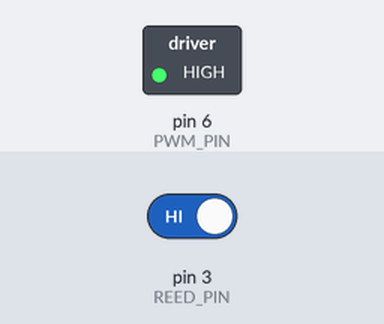
The sketch below on a simulated Arduino Uno, built with avr-gcc and run on an emulated ATmega328P. Shown: switched loads named in the sketch (green lamp = pin HIGH). The inputs (shaded band) are chosen by the test bench; at power-on: pin 3 (REED_PIN) HIGH. Random numbers use the default seed unless the sketch sets one.

Above: at 1.2 s.
1.3 s: pin 3 (REED_PIN) driven LOW
Timing chart, 0 to 4.3 s (numbered marks = the images above; inputs shaded):
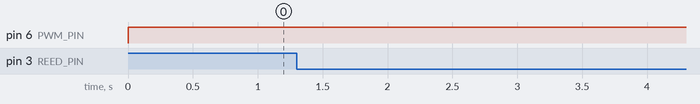

The sketch:

Holzrad_Software.ino
```cpp
//Version: Holzrad Test für Trudelhaus 30.6.20
// define pin numbers
#define GND_PIN 7
#define PWM_PIN 6
#define REED_PIN 3
// set new speed
#define SPEED_DEFAULT 255
#define SPEED_CHANGE_DELAY 100 //change speed every SPEED_CHANGE_DELAY milliseconds about SPEED_CHANGE towards speed_target
#define SPEED_CHANGE 20
#define SPEED_RANDOM 0 //speed_target = SPEED_DEFAULT + random(-SPEED_RANDOM, + SPEED_RANDOM)
#define SPEED_STOP 255 //Minimaler Speed, bei welchem der Motor sich noch bewegen kann
// max time allowed to stand still for safety reasons in ms
#define MAX_NOT_MOVE_TIME 100000 //Falls er X Sekunden lang keine Umdrehung schafft, wird speed erhöht
// set subtarget
#define SUBTARGET_DISTANCE 1
#define SUBTARGET_RANDOM 0
// set target
#define TARGET_MIN_DISTANCE 1 // minimum distance between two targets
#define TARGET_MAX_DISTANCE 4 // maximum distance between two targets (hat Serafin gecodet)
// debug
#define DEBUG_SPEED_CHANGE 16    //Veränderungswert bei ein mal > oder < Drücken im App
#define DEBUG_SLOW_DOWN_DELAY 80 //Bremsgeschw. im Manuell-Modus
#define DEBUG_SLOW_DOWN_CHANGE 9 //Bremsgeschw. im Manuell-Modus
// take a break
#define TIME_RANDOM_MIN 2000 //Minimale Pausenlänge zwischen Fahrsequenzen
#define TIME_RANDOM_MAX 80000 //Maximale Pausenlänge zwischen Fahrsequenzen
// debounce
#define TIME_DEBOUNCE 35 //Wert um Reed-Sensor zu optimieren

// position variables
volatile int position;
enum directions
{
  FORWARD, // increasing position
  BACKWARD // decreasing position
};
int speed = 255;
directions direction = FORWARD;
bool changed = true; // did speed or direction change?
int break_time;
int limit = 17;
int target = 0;    // position to reach
int subtarget = 0; // next time to change speed
int speed_target = SPEED_DEFAULT;
unsigned long last_speed_change = 0;
unsigned long last_position_change = 0;

// debounce
unsigned long first_time_rising = 0;
bool incremented = true;

// control variables
bool debug_mode = false; // is it controlled manually?
unsigned long continue_at = 0;
bool slow_down = false;
unsigned long last_time_slowed = 0;

void setup()
{
  // initialize pins
  pinMode(GND_PIN, OUTPUT);
  pinMode(PWM_PIN, OUTPUT);
  pinMode(REED_PIN, INPUT_PULLUP);

  // register interrupts
  attachInterrupt(digitalPinToInterrupt(REED_PIN), reed_count, FALLING);
}

void loop()
{
  // check if target is reached
  if ((direction == FORWARD and position >= target) or (direction == BACKWARD and position <= target))
  {

    // maybe take a break
    break_time = random(TIME_RANDOM_MIN, TIME_RANDOM_MAX);
    continue_at = millis() + break_time;

    // do not take a break at start
    if (target == 0)
    {
      continue_at = millis();
    }

    // set new target
    // try to find a new target that is at least TARGET_MIN_DISTANCE away
    int old_target = target;
    while (abs(old_target - target) < TARGET_MIN_DISTANCE)
    {
      target = random(old_target - TARGET_MAX_DISTANCE, old_target + TARGET_MAX_DISTANCE);
    }

    if (target < 0)
    {
      target = random(0, TARGET_MAX_DISTANCE);
    }

    if (target > limit)
    {
      target = random(limit - TARGET_MAX_DISTANCE, limit);
    }

    // set direction
    if (target < position)
    {
      if (!digitalRead(REED_PIN) and direction == FORWARD)
      {
        position--;
        last_position_change = millis();
      }
      direction = BACKWARD;
    }
    else
    {
      if (!digitalRead(REED_PIN) and direction == BACKWARD)
      {
        position++;
        last_position_change = millis();
      }
      direction = FORWARD;
    }

    changed = true;
  }


  // check if at break
  if (millis() > continue_at)
  {
    // check if speed/direction must be changed
    if (changed)
    {
      // set speed and direction
      if (direction == FORWARD)
      {
        digitalWrite(GND_PIN, LOW);
        analogWrite(PWM_PIN, speed);
      }
      else // invert both pins
      {
        digitalWrite(GND_PIN, HIGH);
        analogWrite(PWM_PIN, 255 - speed);
      }
    }
  }
  else
  {
    digitalWrite(GND_PIN, LOW);
    analogWrite(PWM_PIN, 0);
  }

  // check if debounce time is over and reed still high
  if (first_time_rising + TIME_DEBOUNCE < millis())
  {
    if (!incremented && !digitalRead(REED_PIN))
    {
      if (direction == FORWARD)
      {
        position++;
        last_position_change = millis();
      }
      else
      {
        position--;
        last_position_change = millis();
      }
      incremented = true;
    }
  }

  /*
  Serial.print("D: ");
  Serial.print(direction);
  Serial.print(" ,T: ");
  Serial.print(target);
  Serial.print(" ,U: ");
  Serial.print(subtarget);
  Serial.print(" ,S: ");
  Serial.print(speed);
  Serial.print(", P: ");
  Serial.println(position);
*/

  Serial.print("D: ");
  Serial.print(direction);
  Serial.print(" ,T: ");
  Serial.print(target);
  Serial.print(" ,U: ");
  Serial.print(subtarget);
  Serial.print(" ,S: ");
  Serial.print(speed);
  Serial.print(", P: ");
  Serial.print(position);
  Serial.print(", Br: ");
  Serial.println(break_time);

  //Serial.println(digitalRead(REED_PIN));
}

// ISR
void reed_count()
{
  if (first_time_rising + TIME_DEBOUNCE < millis())
  {
    if (incremented)
    {
      first_time_rising = millis();
      incremented = false;
    }
  }
}
```
